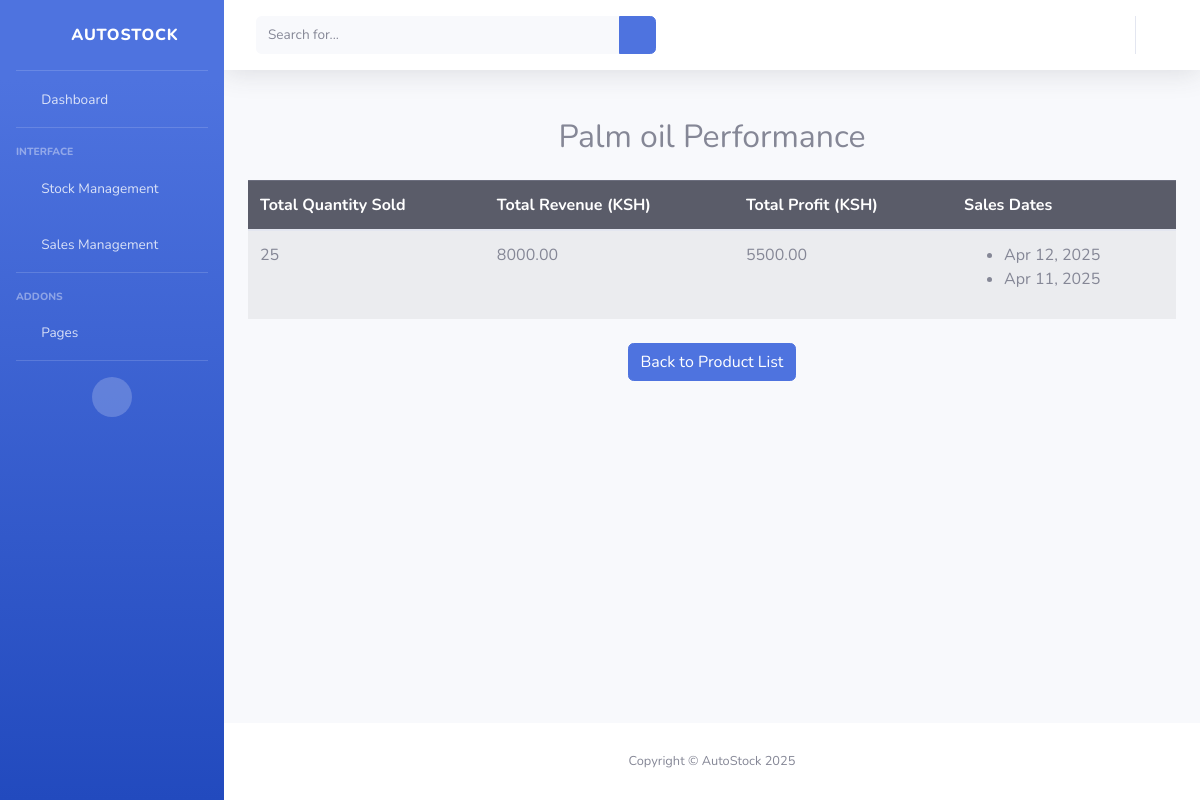
The app's page /product_tracker/2/ with its own data.
### autoapp/models.py (models this page shows, shortened)
class Stock(models.Model):
     product = models. CharField(max_length=100)
     quantity = models.IntegerField()
     price = models.DecimalField(max_digits=12, decimal_places=2)
     buyingprice = models.DecimalField(max_digits=12, decimal_places=2, default=0.00)
     name = models.CharField(max_length=100)
     date = models.DateField(auto_now_add=True)

class Sale(models.Model):
    transaction = models.ForeignKey(
        SaleTransaction,
        on_delete=models.CASCADE,
        related_name='sales',
        null=True,   # allow NULL in database
        blank=True   # allow blank in forms/admin
    )
    product = models.ForeignKey('Stock', on_delete=models.CASCADE, related_name='sales')
    quantitysold = models.PositiveIntegerField()
    sellingprice = models.DecimalField(max_digits=12, decimal_places=2)
    datesold = models.DateField(auto_now_add=True)

### autoapp/views.py (the view)
# urls.py: path('product_tracker/<int:product_id>/', views.product_tracker, name='product_tracker'),
def product_tracker(request, product_id):
    product = get_object_or_404(Stock, id=product_id)
    sales = Sale.objects.filter(product=product)
    total_quantity_sold = sales.aggregate(total=Sum("quantitysold"))["total"] or 0
    total_revenue = sum(sale.quantitysold * sale.sellingprice for sale in sales)
    total_profit = sum(sale.quantitysold * (sale.sellingprice - product.buyingprice) for sale in sales)
    sales_dates = sales.values("datesold").distinct().order_by("-datesold")
    context = {
        "product": product,
        "total_quantity_sold": total_quantity_sold,
        "total_revenue": total_revenue,
        "total_profit": total_profit,
        "sales_dates": sales_dates,
    }
    return render(request, "product_tracker.html", context)

### template/product_tracker.html (shortened to what this page needs)
<!DOCTYPE html>
<html lang="en">
<head>
    {% load static %}
    <link href="{% static 'vendor/fontawesome-free/css/all.min.css' %}" rel="stylesheet" type="text/css">
    <link href="{% static 'css/sb-admin-2.min.css' %}" rel="stylesheet">
    <link href="{% static 'vendor/datatables/dataTables.bootstrap4.min.css' %}" rel="stylesheet">
</head>
<body id="page-top">
    <div id="wrapper">
        <ul class="navbar-nav bg-gradient-primary sidebar sidebar-dark accordion" id="accordionSidebar">
            <a class="sidebar-brand d-flex align-items-center justify-content-center" href="{% url 'index' %}">
                <div class="sidebar-brand-icon rotate-n-15">
                   <i class="fas fa-chart-line"></i>
                </div>
                <div class="sidebar-brand-text mx-3">AutoStock <sup></sup></div>
            </a>
            <hr class="sidebar-divider my-0">
            <li class="nav-item">
                <a class="nav-link" href="{% url 'index' %}">
                    <i class="fas fa-fw fa-tachometer-alt"></i>
                    <span>Dashboard</span></a>
            </li>
            <hr class="sidebar-divider">
            <div class="sidebar-heading">
                Interface
            </div>
           <li class="nav-item">
                <a class="nav-link collapsed" href="#" data-toggle="collapse" data-target="#collapseTwo"
                    aria-expanded="true" aria-controls="collapseTwo">
                    <i class="fas fa-fw fa-cog"></i>
                    <span>Stock Management</span>
                </a>
            </li>
            <li class="nav-item">
                <a class="nav-link collapsed" href="#" data-toggle="collapse" data-target="#collapseUtilities"
                    aria-expanded="true" aria-controls="collapseUtilities">
                    <i class="fas fa-fw fa-wrench"></i>
                    <span>Sales Management</span>
                </a>
            </li>
            <hr class="sidebar-divider">
            <div class="sidebar-heading">
                Addons
            </div>
            <li class="nav-item">
                <a class="nav-link collapsed" href="#" data-toggle="collapse" data-target="#collapsePages"
                    aria-expanded="true" aria-controls="collapsePages">
                    <i class="fas fa-fw fa-folder"></i>
                    <span>Pages</span>
                </a>
            </li>
            <hr class="sidebar-divider d-none d-md-block">
            <div class="text-center d-none d-md-inline">
                <button class="rounded-circle border-0" id="sidebarToggle"></button>
            </div>
        </ul>
        <div id="content-wrapper" class="d-flex flex-column">
            <div id="content">
                <nav class="navbar navbar-expand navbar-light bg-white topbar mb-4 static-top shadow">
                    <form
                        class="d-none d-sm-inline-block form-inline mr-auto ml-md-3 my-2 my-md-0 mw-100 navbar-search">
                        <div class="input-group">
                            <input type="text" class="form-control bg-light border-0 small" placeholder="Search for..."
                                aria-label="Search" aria-describedby="basic-addon2">
                            <div class="input-group-append">
                                <button class="btn btn-primary" type="button">
                                    <i class="fas fa-search fa-sm"></i>
                                </button>
                            </div>
                        </div>
                    </form>
                    <ul class="navbar-nav ml-auto">
                        <li class="nav-item dropdown no-arrow">
                           <a class="nav-link dropdown-toggle" href="#" id="userDropdown" role="button"
                                          data-toggle="dropdown" aria-haspopup="true" aria-expanded="false">
                           </a>
                        </li>
                    </ul>
                </nav>
             <div class="container mt-5">
    <h2 class="text-center">{{ product.product }} Performance</h2>
    <table class="table table-striped mt-4">
        <thead class="table-dark">
            <tr>
                <th>Total Quantity Sold</th>
                <th>Total Revenue (KSH)</th>
                <th>Total Profit (KSH)</th>
                <th>Sales Dates</th>
            </tr>
        </thead>
        <tbody>
            <tr>
                <td>{{ total_quantity_sold }}</td>
                <td>{{ total_revenue }}</td>
                <td>{{ total_profit }}</td>
                <td>
                    <ul>
                        {% for date in sales_dates %}
                            <li>{{ date.datesold|date:"M d, Y" }}</li>
                        {% empty %}
                            <li>No sales yet</li>
                        {% endfor %}
                    </ul>
                </td>
            </tr>
        </tbody>
    </table>
    <div class="text-center mt-4">
        <a href="{% url 'stocks' %}" class="btn btn-primary">Back to Product List</a>
    </div>
</div>
            </div>
            <footer class="sticky-footer bg-white">
                <div class="container my-auto">
                    <div class="copyright text-center my-auto">
                        <span>Copyright &copy; AutoStock 2025</span>
                    </div>
                </div>
            </footer>
        </div>
    </div>
</body>
</html>

### records on screen
Stock: product "Palm oil"
Sale: datesold "Apr 12, 2025"
Sale: datesold "Apr 11, 2025"

### other values on screen
{{ total_quantity_sold }} "25"
{{ total_revenue }} "8000.00"
{{ total_profit }} "5500.00"
